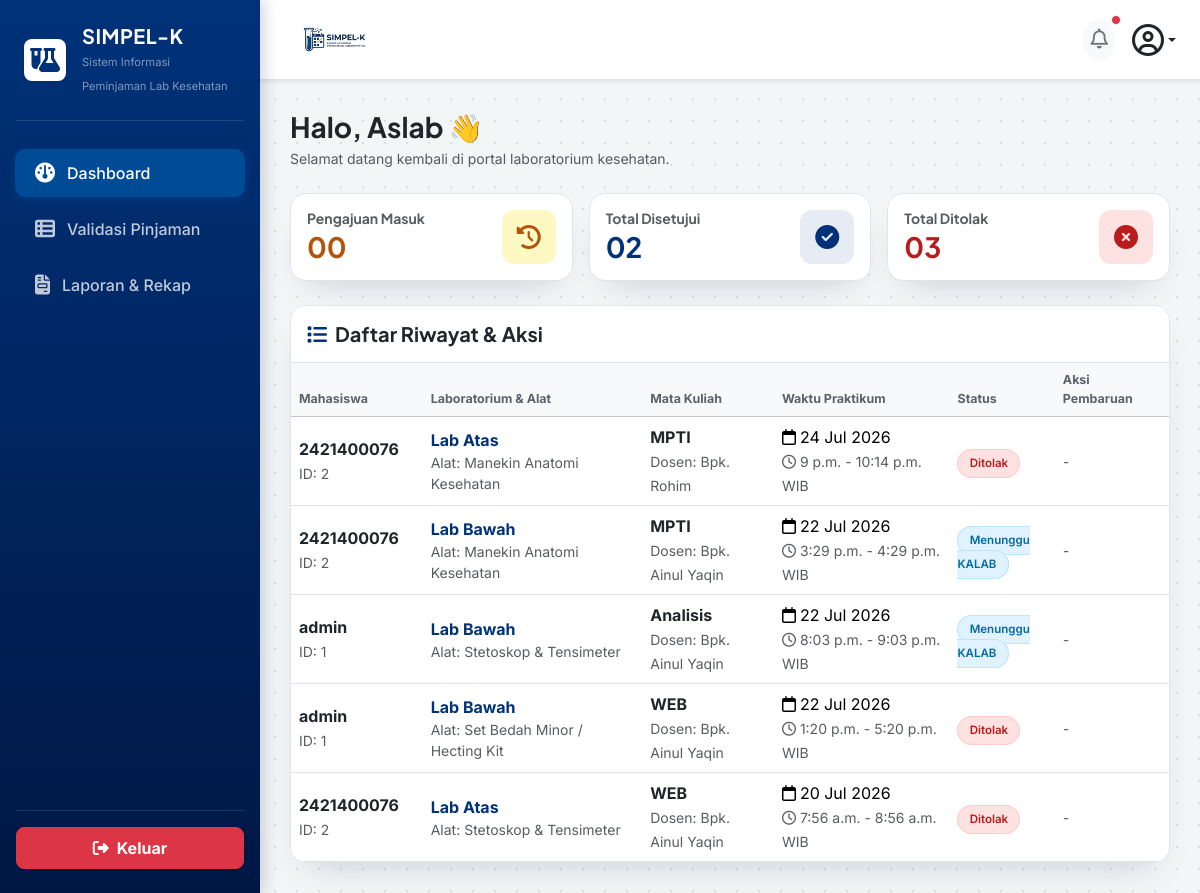
Page /aslab/dashboard/ (signed in) on the earlier database version.
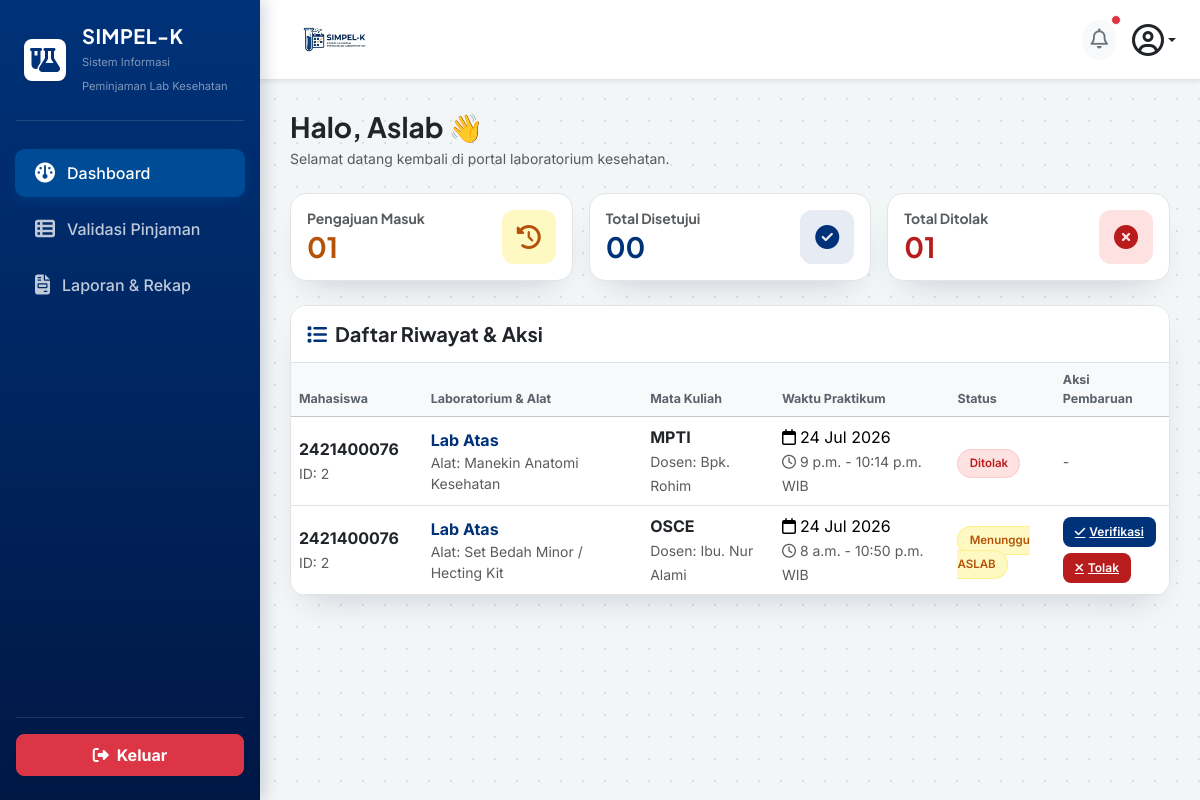
Same page on the later database version.
### core_auth/models.py (models this page shows, shortened)
class Peminjaman(models.Model):
    STATUS_CHOICES = [
        ('pending', 'Menunggu Validasi ASLAB'),
        ('verified', 'Menunggu Persetujuan KALAB'),
        ('disetujui', 'Disetujui / Jadwal Dikunci'),
        ('ditolak', 'Ditolak'),
        ('selesai', 'Selesai / Sudah Dikembalikan'),
    ]
    mahasiswa = models.ForeignKey(settings.AUTH_USER_MODEL, on_delete=models.CASCADE, related_name='peminjaman_mahasiswa')
    ruang_lab = models.ForeignKey(RuangLab, on_delete=models.CASCADE)
    alat_bahan = models.ForeignKey(AlatBahan, on_delete=models.PROTECT)
    keperluan = models.TextField()
    nama_dosen = models.CharField(max_length=100)
    mata_kuliah = models.CharField(max_length=100)
    tanggal_pinjam = models.DateField()
    wkt_mulai = models.TimeField()
    wkt_akhir = models.TimeField()
    status = models.CharField(max_length=20, choices=STATUS_CHOICES, default='pending')
    di_validasi_oleh = models.ForeignKey(
        settings.AUTH_USER_MODEL,
        on_delete=models.SET_NULL,
        blank=True,
        null=True,
        related_name='aslab_verifikator'
    )
    tgl_pengajuan = models.DateTimeField(auto_now_add=True)
    catatan_tolak = models.TextField(blank=True, null=True)

class User(AbstractUser):
    ROLE_CHOICES = [
        ('mahasiswa', 'Mahasiswa/PJMK'),
        ('aslab', 'Asisten Laboratorium'),
        ('kaleb', 'Kepala Laboratorium'),
    ]
    role = models.CharField(max_length=20, choices=ROLE_CHOICES, default='mahasiswa')
    nim = models.CharField(max_length=20, blank=True, null=True, unique=True)
    prodi = models.CharField(max_length=50, blank=True, null=True)
    no_hp = models.CharField(max_length=15, blank=True, null=True)

class RuangLab(models.Model):
    nama_ruang = models.CharField(max_length=100)
    kapasitas = models.IntegerField()
    deskripsi = models.TextField(blank=True, null=True)

class AlatBahan(models.Model):
    nama_alat = models.CharField(max_length=100)
    stok_tersedia = models.IntegerField(default=0)
    satuan = models.CharField(max_length=20, default='Pcs')

### aslab/views.py (the view)
# urls.py: path('dashboard/', views.dashboard_aslab, name='dashboard'),
@login_required(login_url='core_auth:login')
def dashboard_aslab(request):
    redirect_target = cekk_role_aslab(request.user)
    if redirect_target:
        messages.error(request, "Anda tidak memiliki hak akses sebagai ASLAB!")
        return redirect(redirect_target)
    semua_peminjaman = Peminjaman.objects.exclude(mahasiswa__username__icontains='aslab').order_by('-tanggal_pinjam')
    total_masuk = semua_peminjaman.filter(status__in=['pending', 'pengembalian_diajukan']).count()
    total_disetujui = semua_peminjaman.filter(status__in=['verified', 'disetujui', 'selesai']).count()
    total_ditolak = semua_peminjaman.filter(status='ditolak').count()
    context = {
        'semua_peminjaman': semua_peminjaman,
        'total_masuk': total_masuk,
        'total_disetujui': total_disetujui,
        'total_ditolak': total_ditolak,
    }
    return render(request, 'aslab/dashboard.html', context)

### aslab/views.py (called while the page is built)
def cekk_role_aslab(user):
    username_lower = user.username.lower()
    if 'kalab' in username_lower or user.groups.filter(name__iexact='KALAB').exists() or getattr(user, 'role', '') == 'KALAB':
        return 'kalab:dashboard'
    elif not ('aslab' in username_lower or user.groups.filter(name__iexact='ASLAB').exists() or getattr(user, 'role', '') == 'ASLAB'):
        return 'mahasiswa:dashboard'
    return None

### aslab/templates/aslab/dashboard.html (shortened to what the changed rows need)
{% load static %}
<!DOCTYPE html>
<html lang="id">
<head>
    <link href="https://cdn.jsdelivr.net/npm/bootstrap@5.3.2/dist/css/bootstrap.min.css" rel="stylesheet">
    <link rel="stylesheet" href="https://cdnjs.cloudflare.com/ajax/libs/font-awesome/6.4.2/css/all.min.css">
</head>
<body>
    <div class="main-content">
        <div class="row g-3 mb-4">
            <div class="col-12 col-sm-4">
                <div class="card card-custom p-3 bg-white">
                    <div class="d-flex align-items-center justify-content-between">
                        <div>
                            <h6 class="text-muted fw-bold mb-1 small">Pengajuan Masuk</h6>
                            <h3 class="fw-bold mb-0" style="color: var(--amber-600);">{{ total_masuk|stringformat:"02d" }}</h3>
                        </div>
                    </div>
                </div>
            </div>
            <div class="col-12 col-sm-4">
                <div class="card card-custom p-3 bg-white">
                    <div class="d-flex align-items-center justify-content-between">
                        <div>
                            <h6 class="text-muted fw-bold mb-1 small">Total Disetujui</h6>
                            <h3 class="fw-bold text-brand mb-0">{{ total_disetujui|stringformat:"02d" }}</h3>
                        </div>
                    </div>
                </div>
            </div>
            <div class="col-12 col-sm-4">
                <div class="card card-custom p-3 bg-white">
                    <div class="d-flex align-items-center justify-content-between">
                        <div>
                            <h6 class="text-muted fw-bold mb-1 small">Total Ditolak</h6>
                            <h3 class="fw-bold mb-0" style="color: var(--rose-600);">{{ total_ditolak|stringformat:"02d" }}</h3>
                        </div>
                    </div>
                </div>
            </div>
        </div>
        <div class="card card-custom bg-white overflow-hidden">
            <div class="table-responsive">
                <table class="table table-hover align-middle mb-0" style="min-width: 800px;">
                    <thead class="table-light">
                        <tr>
                            <th style="width: 15%;">Mahasiswa</th>
                            <th style="width: 25%;">Laboratorium & Alat</th>
                            <th style="width: 15%;">Mata Kuliah</th>
                            <th style="width: 20%;">Waktu Praktikum</th>
                            <th style="width: 12%;">Status</th>
                            <th style="width: 13%;">Aksi Pembaruan</th>
                        </tr>
                    </thead>
                    <tbody>
                        {% for pinjam in semua_peminjaman %}
                        <tr>
                            <td>
                                <div class="fw-bold text-dark">{{ pinjam.mahasiswa.username }}</div>
                                <small class="text-muted">ID: {{ pinjam.mahasiswa.id }}</small>
                            </td>
                            <td>
                                <div class="fw-bold text-brand">{{ pinjam.ruang_lab.nama_ruang }}</div>
                                <small class="text-muted d-block">Alat: {{ pinjam.alat_bahan.nama_alat }}</small>
                            </td>
                            <td>
                                <div class="fw-bold text-dark">{{ pinjam.mata_kuliah }}</div>
                                <small class="text-muted">
                                    Dosen: {{ pinjam.dosen|default:pinjam.nama_dosen|default:"-" }}
                                </small>
                            </td>
                            <td>
                                <div><i class="fa-regular fa-calendar me-1"></i>{{ pinjam.tanggal_pinjam|date:"d M Y" }}</div>
                                <small class="text-muted"><i class="fa-regular fa-clock me-1"></i>{{ pinjam.wkt_mulai }} - {{ pinjam.wkt_akhir }} WIB</small>
                            </td>
                            <td>
                                {% if pinjam.status == 'pending' %}
                                    <span class="badge-status badge-status--wait-aslab">Menunggu ASLAB</span>
                                {% elif pinjam.status == 'verified' %}
                                    <span class="badge-status badge-status--wait-kalab">Menunggu KALAB</span>
                                {% elif pinjam.status == 'disetujui' %}
                                    <span class="badge-status badge-status--approved">Disetujui</span>
                                {% elif pinjam.status == 'pengembalian_diajukan' %}
                                    <span class="badge-status badge-status--return">Ajukan Pengembalian</span>
                                {% elif pinjam.status == 'selesai' %}
                                    <span class="badge-status badge-status--done">Selesai</span>
                                {% else %}
                                    <span class="badge-status badge-status--rejected">Ditolak</span>
                                {% endif %}
                            </td>
                            <td>
                                <div class="btn-action-group">
                                    {% if pinjam.status == 'pending' %}
                                    <a href="{% url 'aslab:verifikasi' pinjam.id 'verifikasi' %}"
                                        class="btn-action btn-action--approve"
                                        onclick="return confirm('Verifikasi peminjaman ini ke KALAB?');">
                                        <i class="fa-solid fa-check"></i> Verifikasi
                                    </a>
                                    <a href="{% url 'aslab:verifikasi' pinjam.id 'tolak' %}"
                                        class="btn-action btn-action--reject"
                                        onclick="return confirm('Yakin ingin MENOLAK peminjaman ini?');">
                                        <i class="fa-solid fa-xmark"></i> Tolak
                                    </a>
                                    {% elif pinjam.status == 'pengembalian_diajukan' %}
                                    <a href="{% url 'aslab:verifikasi' pinjam.id 'selesai' %}"
                                        class="btn-action btn-action--done"
                                        onclick="return confirm('Konfirmasi bahwa alat/lab sudah selesai dikembalikan?');">
                                        <i class="fa-solid fa-box-archive"></i> Selesai
                                    </a>
                                    {% else %}
                                    <span class="text-muted small fst-italic">-</span>
                                    {% endif %}
                                </div>
                            </td>
                        </tr>
                        {% empty %}
                        <tr>
                            <td colspan="6" class="text-center py-4 text-muted">Belum ada data pengajuan peminjaman laboratorium.</td>
                        </tr>
                        {% endfor %}
                    </tbody>
                </table>
            </div>
        </div>
    </div>
</body>
</html>

Differences in the rows shown:
removed Peminjaman: mahasiswa.username "2421400076", mahasiswa.id "2", ruang_lab.nama_ruang "Lab Bawah", alat_bahan.nama_alat "Manekin Anatomi Kesehatan", mata_kuliah "MPTI", dosen "Bpk. Ainul Yaqin", tanggal_pinjam "22 Jul 2026", wkt_mulai "3:29 p.m.", wkt_akhir "4:29 p.m.", status "Menunggu KALAB"
removed Peminjaman: mahasiswa.username "admin", mahasiswa.id "1", ruang_lab.nama_ruang "Lab Bawah", alat_bahan.nama_alat "Stetoskop & Tensimeter", mata_kuliah "Analisis", dosen "Bpk. Ainul Yaqin", tanggal_pinjam "22 Jul 2026", wkt_mulai "8:03 p.m.", wkt_akhir "9:03 p.m.", status "Menunggu KALAB"
removed Peminjaman: mahasiswa.username "admin", mahasiswa.id "1", ruang_lab.nama_ruang "Lab Bawah", alat_bahan.nama_alat "Set Bedah Minor / Hecting Kit", mata_kuliah "WEB", dosen "Bpk. Ainul Yaqin", tanggal_pinjam "22 Jul 2026", wkt_mulai "1:20 p.m.", wkt_akhir "5:20 p.m.", status "Ditolak"
removed Peminjaman: mahasiswa.username "2421400076", mahasiswa.id "2", ruang_lab.nama_ruang "Lab Atas", alat_bahan.nama_alat "Stetoskop & Tensimeter", mata_kuliah "WEB", dosen "Bpk. Ainul Yaqin", tanggal_pinjam "20 Jul 2026", wkt_mulai "7:56 a.m.", wkt_akhir "8:56 a.m.", status "Ditolak"
added Peminjaman: mahasiswa.username "2421400076", mahasiswa.id "2", ruang_lab.nama_ruang "Lab Atas", alat_bahan.nama_alat "Set Bedah Minor / Hecting Kit", mata_kuliah "OSCE", dosen "Ibu. Nur Alami", tanggal_pinjam "24 Jul 2026", wkt_mulai "8 a.m.", wkt_akhir "10:50 p.m.", status "Menunggu ASLAB"
Other differences:
{{ total_masuk|stringformat:"02d" }}: "00" → "01"
{{ total_disetujui|stringformat:"02d" }}: "02" → "00"
{{ total_ditolak|stringformat:"02d" }}: "03" → "01"
